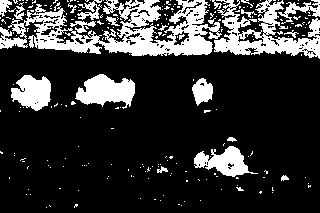
//> input picture 03 opencv3415/binary.bmp, 320 x 213 px
$ ./551_分水岭算法   (built with g++ and OpenCV 4)
//> lines starting //> are read from the running program, lines starting //| are printed output that depends on the picture; after the words box and inside, x2 and y2 are one past the last pixel; in counts of white or black regions, pixels touching at a corner belong together
### 01 Opencv/watershedSegmenter.h
#pragma once
#include <opencv2/core.hpp>
#include <opencv2/highgui.hpp>
#include <opencv2/imgproc.hpp>
#include <iostream>
using namespace cv;
using namespace std;

class WatershedSegmenter {
	Mat markers;
public:
	void setMarkers(const Mat& markerImage) {
		markerImage.convertTo(markers, CV_32S);
	}

	Mat process(const Mat& image) {
		watershed(image, markers);
		return markers;
	}

	// [11 lines left out: functions getSegmentation, getWatersheds, not called in this run]
};

### 01 Opencv/551 分水岭算法.cpp
#include "watershedSegmenter.h"

void main() {
	Mat img1 = imread("E:/cvpic/binary.bmp");
//> img1 is the input picture: 213 rows x 320 cols, CV_8UC3; 20.7% white; 230 white regions (208 under 20 px), largest, box (x1, y1, x2, y2) and area: (0, 0, 222, 56) 5711, (214, 0, 320, 59) 2737, (75, 74, 135, 109) 1306
	if (img1.empty()) {
		cout << "NOPICTURE!\n";
		return;
	}

	Mat fg;
	erode(img1, fg, Mat(), Point(-1, 1), 4);
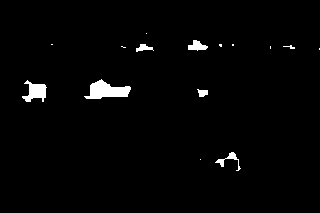
//> fg: 213 rows x 320 cols, CV_8UC3; 1.9% white; 15 white regions (8 under 20 px), largest, box (x1, y1, x2, y2) and area: (84, 79, 131, 99) 536, (22, 80, 47, 102) 306, (188, 40, 208, 51) 131
	Mat bg;
	dilate(img1, bg, Mat(), Point(-1, -1), 4);
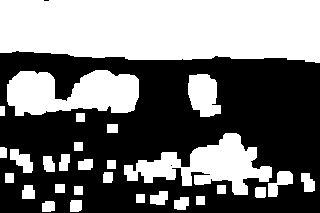
//> bg: 213 rows x 320 cols, CV_8UC3; 46% white; 29 white regions, largest, box (x1, y1, x2, y2) and area: (0, 0, 320, 63) 18420, (7, 70, 139, 116) 4412, (124, 133, 272, 195) 4094
	threshold(bg, bg, 1, 128, THRESH_BINARY_INV);
	Mat markers(img1.size(), CV_8U, Scalar(0)); // 作为分水岭的输入图像
	markers = fg + bg;
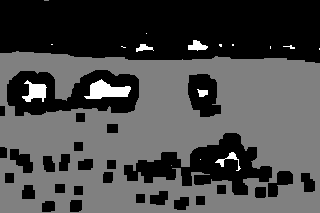
//> markers: 213 rows x 320 cols, CV_8UC3; min 0, max 255, mean 74

	WatershedSegmenter segmenter;
	segmenter.setMarkers(markers);
//> in setMarkers, `markerImage.convertTo(markers, CV_32S);`:
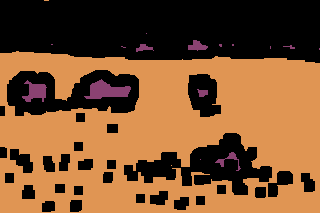
//> markers: 213 rows x 320 cols, CV_32SC3; 3 distinct labels, from 0 to 255; one colour per label, 0 black
//> (the run ends here: the program stops with an error, at `watershed(image, markers);`)
